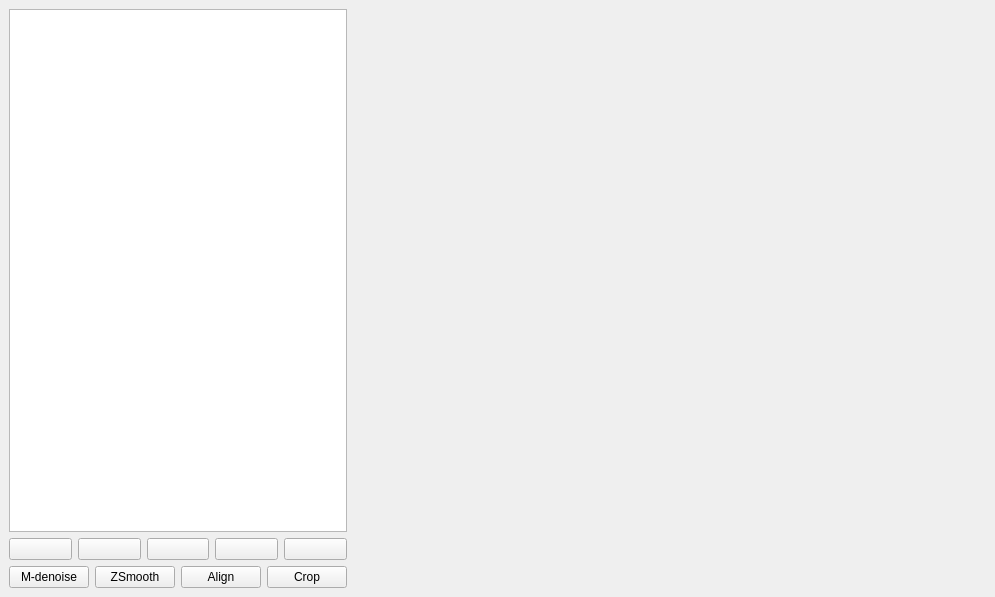
<?xml version="1.0" encoding="UTF-8"?>
<ui version="4.0">
 <class>WinScans</class>
 <widget class="QMainWindow" name="WinScans">
  <property name="geometry">
   <rect>
    <x>0</x>
    <y>0</y>
    <width>995</width>
    <height>597</height>
   </rect>
  </property>
  <property name="windowTitle">
   <string>MainWindow</string>
  </property>
  <widget class="QWidget" name="centralwidget">
   <layout class="QHBoxLayout" name="horizontalLayout_2">
    <item>
     <layout class="QVBoxLayout" name="verticalLayout">
      <item>
       <widget class="QListWidget" name="listWidget">
        <property name="sizePolicy">
         <sizepolicy hsizetype="Minimum" vsizetype="Expanding">
          <horstretch>0</horstretch>
          <verstretch>0</verstretch>
         </sizepolicy>
        </property>
       </widget>
      </item>
      <item>
       <layout class="QHBoxLayout" name="horizontalLayout">
        <item>
         <widget class="QPushButton" name="btnAdd">
          <property name="sizePolicy">
           <sizepolicy hsizetype="Minimum" vsizetype="Fixed">
            <horstretch>0</horstretch>
            <verstretch>0</verstretch>
           </sizepolicy>
          </property>
          <property name="toolTip">
           <string>Scan</string>
          </property>
          <property name="text">
           <string/>
          </property>
          <property name="icon">
           <iconset theme="camera-photo">
            <normaloff/>
           </iconset>
          </property>
         </widget>
        </item>
        <item>
         <widget class="QPushButton" name="btnRemove">
          <property name="toolTip">
           <string>Delete</string>
          </property>
          <property name="text">
           <string/>
          </property>
          <property name="icon">
           <iconset theme="user-trash">
            <normaloff/>
           </iconset>
          </property>
         </widget>
        </item>
        <item>
         <widget class="QPushButton" name="btnSaveAll">
          <property name="toolTip">
           <string>Save all</string>
          </property>
          <property name="text">
           <string/>
          </property>
          <property name="icon">
           <iconset theme="document-save">
            <normaloff/>
           </iconset>
          </property>
         </widget>
        </item>
        <item>
         <widget class="QPushButton" name="btnLoad">
          <property name="toolTip">
           <string>Open directory</string>
          </property>
          <property name="text">
           <string/>
          </property>
          <property name="icon">
           <iconset theme="document-open">
            <normaloff/>
           </iconset>
          </property>
         </widget>
        </item>
        <item>
         <widget class="QPushButton" name="btnRemoveTexture">
          <property name="toolTip">
           <string>Remove texture</string>
          </property>
          <property name="text">
           <string/>
          </property>
          <property name="icon">
           <iconset theme="edit-delete">
            <normaloff/>
           </iconset>
          </property>
         </widget>
        </item>
       </layout>
      </item>
      <item>
       <layout class="QHBoxLayout" name="horizontalLayout_3">
        <item>
         <widget class="QPushButton" name="btnMDenoise">
          <property name="text">
           <string>M-denoise</string>
          </property>
         </widget>
        </item>
        <item>
         <widget class="QPushButton" name="btnZSmooth">
          <property name="text">
           <string>ZSmooth</string>
          </property>
         </widget>
        </item>
        <item>
         <widget class="QPushButton" name="btnAlign">
          <property name="text">
           <string>Align</string>
          </property>
         </widget>
        </item>
        <item>
         <widget class="QPushButton" name="btnCrop">
          <property name="text">
           <string>Crop</string>
          </property>
         </widget>
        </item>
       </layout>
      </item>
     </layout>
    </item>
    <item>
     <widget class="Face::GUI::GLWidget" name="widget" native="true">
      <property name="sizePolicy">
       <sizepolicy hsizetype="Expanding" vsizetype="Expanding">
        <horstretch>0</horstretch>
        <verstretch>0</verstretch>
       </sizepolicy>
      </property>
     </widget>
    </item>
   </layout>
  </widget>
 </widget>
 <customwidgets>
  <customwidget>
   <class>Face::GUI::GLWidget</class>
   <extends>QWidget</extends>
   <header>faceExtras/gui/glwidget.h</header>
   <container>1</container>
  </customwidget>
 </customwidgets>
 <resources/>
 <connections/>
</ui>
